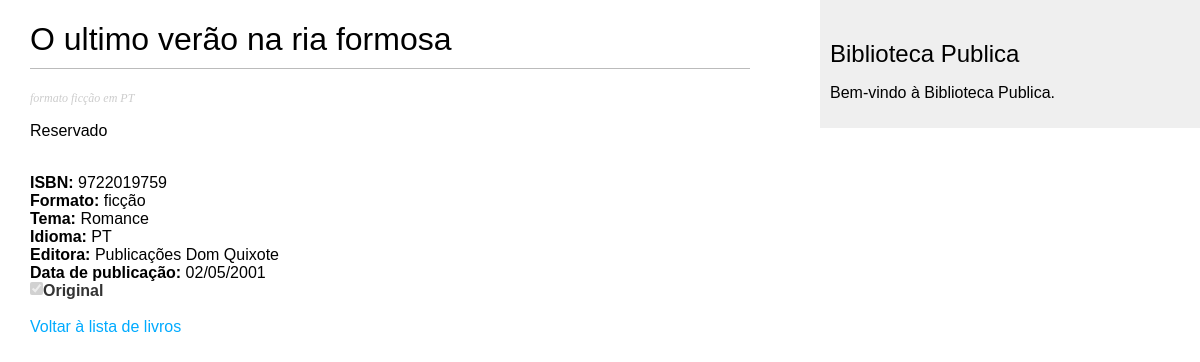
The page /livros/9722019759/ on the database its author committed.
### livros/models.py (models this page shows, shortened)
class Livro(models.Model):
    class Status(models.TextChoices):
        SUGERIDO = 'S', 'Sugerido'
        DISPONIVEL = 'D', 'Disponível'
        EMPRESTADO = 'E', 'Emprestado'
        RESERVADO = 'R', 'Reservado'
        RETIRADO = 'O', 'Retirado'
    isbn = models.CharField(max_length=13, unique=True, primary_key=True)
    titulo = models.CharField(max_length=200)
    idioma = models.CharField(max_length=3)
    tipo = models.CharField(max_length=50)
    tema = models.CharField(max_length=100)
    editora = models.ForeignKey(Editora, to_field='nipc', on_delete=models.PROTECT)
    data_pub = models.DateField()
    original = models.BooleanField(default=True)
    status = models.CharField(
        max_length=1,
        choices=Status.choices,
        default=Status.DISPONIVEL,
    )
    data_add = models.DateTimeField(default=timezone.now)
    objects = models.Manager()          # gestor de modelos padrão
    existentes = LivroExistManager()    # gestor de modelos personalizado para livros existentes
    class Meta:
        ordering = ['titulo']
        indexes = [
            models.Index(fields=['titulo']),
            models.Index(fields=['tipo']),
            models.Index(fields=['tema']),
        ]

class Editora(models.Model):
    nipc = models.CharField(max_length=9, unique=True, primary_key=True)
    nome = models.CharField(max_length=100)
    contacto = models.CharField(max_length=100)
    morada = models.CharField(max_length=200)
    class Meta:
        ordering = ['nipc']
        indexes = [
            models.Index(fields=['nipc']),
            models.Index(fields=['nome']),
        ]
    def __str__(self):
        return self.nome

### livros/views.py (the view)
# urls.py: path('<str:isbn>/', views.detalhes_livro, name='detalhes_livro'),
def detalhes_livro(request, isbn):
    livro = get_object_or_404(Livro, isbn=isbn) # não está a utilizar filtros
    return render(request, 'livros/detalhes.html', {'livro': livro})

### livros/templates/livros/detalhes.html (shortened to what this page needs)
{% extends "livros/base.html" %}
{% block content %}
  <h1>{{ livro.titulo }}</h1>
  <p class="tipo">
    formato {{ livro.tipo }} em {{ livro.idioma }}
  </p>
  {{ livro.get_status_display|linebreaks }}
  <br>
    <strong>ISBN:</strong> {{ livro.isbn }}<br>
    <strong>Formato:</strong> {{ livro.tipo }}<br>
    <strong>Tema:</strong> {{ livro.tema }}<br>
    <strong>Idioma:</strong> {{ livro.idioma }}<br>
    <strong>Editora:</strong> {{ livro.editora }}<br>
    <strong>Data de publicação:</strong> {{ livro.data_pub|date:"d/m/Y" }}<br>
    <label for="original-checkbox">
      <input type="checkbox" id="original-checkbox" {% if livro.original %}checked{% endif %} disabled>
      <strong> Original</strong>
    </label><br>
  <br>
  <a href="{% url 'livros:lista_livros' %}">Voltar à lista de livros</a>
{% endblock %}

### livros/static/css/biblioteca.css (style rules this page uses)
body { margin:0; padding:0; font-family:helvetica, sans-serif; }
a { color:#00abff; text-decoration:none; }
h1 { font-weight:normal; border-bottom:1px solid #bbb; padding:0 0 10px 0; }
p.tipo { color:#ccc; font-family: georgia, serif; font-size: 12px; font-style: italic; }
label { float:left; clear:both; color:#333; margin-bottom:4px; }
input, textarea { clear:both; float:left; margin:0 0 10px; background:#ededed; border:0; padding:6px 10px; font-size:12px; }

### rows shown on the page
Livro: titulo "O ultimo verão na ria formosa", tipo "ficção", idioma "PT", status "Reservado", isbn "9722019759", tema "Romance", editora "Publicações Dom Quixote", data_pub "02/05/2001", original "☑"
